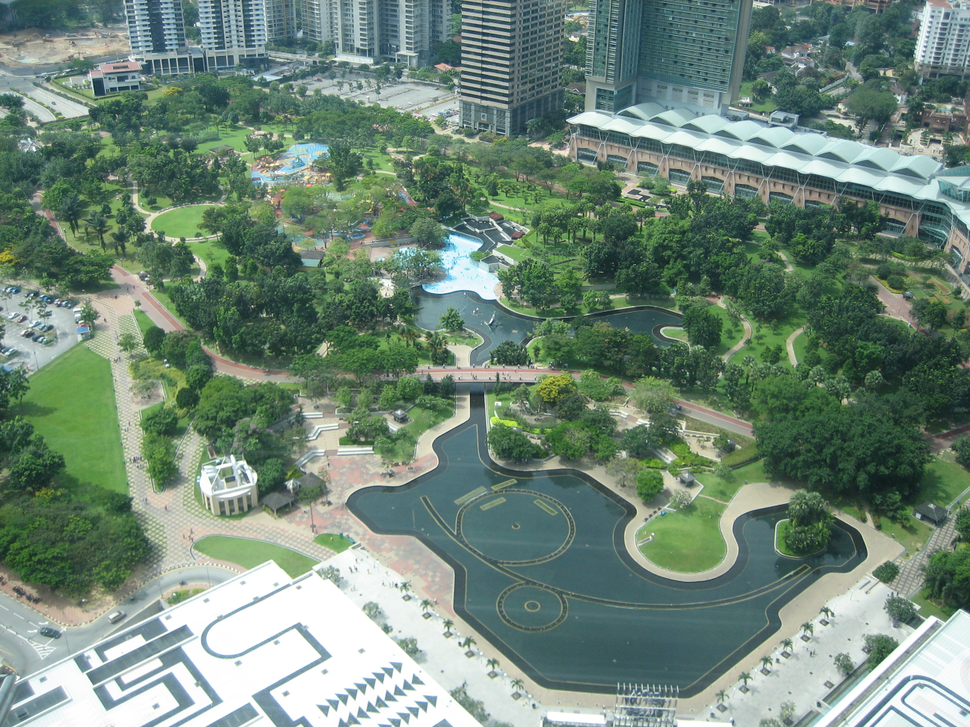
#> input picture 视觉/XLwork/XL4/klcc_a.png, 970 x 727 px, shrunk from 1296 x 972 before the run, found by its file name
$ python XL4_2.py
#> lines starting #> are read from the running program, lines starting #| are printed output that depends on the picture; after the words box and inside, x2 and y2 are one past the last pixel; in counts of white or black regions, pixels touching at a corner belong together
import cv2
import numpy as np

# 全局变量
# 第几张图片   0  第一张   1 第二张
img_flag = 0

# 第一张图片
def on_EVENT_LBUTTONDOWN1(event, x, y,flags, param):
    # 点击三次，获得三个位置的坐标，销毁窗口
    if event == cv2.EVENT_LBUTTONDOWN:
        xy = "%d,%d" % (x, y)
        a.append(x)
        b.append(y)
        cv2.circle(img1, (x, y), 1, ( 0, 0,255), thickness=4)
        cv2.putText(img1, xy, (x, y), cv2.FONT_HERSHEY_PLAIN,1.0, (0, 0, 0), thickness=1)
        cv2.imshow("image1", img1)

# 第二张图片
def on_EVENT_LBUTTONDOWN2(event, x, y,flags, param):
    # 点击三次，获得三个位置的坐标，销毁窗口
    if event == cv2.EVENT_LBUTTONDOWN:
        xy = "%d,%d" % (x, y)
        a1.append(x)
        b1.append(y)
        cv2.circle(img2, (x, y), 1, (255, 0, 0), thickness=4)
        cv2.putText(img2, xy, (x, y), cv2.FONT_HERSHEY_PLAIN,1.0, (0, 0, 0), thickness=1)
        cv2.imshow("image2", img2)

# 获取同名点对
def get_same_point(img_flag):
    # 第一张图片
    cv2.namedWindow("image1")
    cv2.setMouseCallback("image1", on_EVENT_LBUTTONDOWN1)
    cv2.imshow("image1", img1)
    cv2.waitKey(0)
    cv2.destroyAllWindows()

    # 第二张图片
    cv2.namedWindow("image2")
    cv2.setMouseCallback("image2", on_EVENT_LBUTTONDOWN2)
    cv2.imshow("image2", img2)
    cv2.waitKey(0)
    cv2.destroyAllWindows()

    # [4 lines of commented-out code are left out]

    len_1 = len(a)

    img_sq_1 = np.ones((len_1,3),dtype='int')
    img_sq_2 = np.ones((len_1,2), dtype='int')

    img_sq_1[:,0] = a[:]
    img_sq_1[:,1] = b[:]

    img_sq_2[:,0] = a1[:]
    img_sq_2[:,1] = b1[:]

    print(img_sq_1)
    print(img_sq_2)

    return img_sq_1,img_sq_2

if __name__ == '__main__':
    # 分表保存第一张图片与第二张图片的同名点对
    # 记录同名点对
    # 第一张图片
    a,b = [], []
    # 第二张图片
    a1, b1 = [], []


    img1 = cv2.imread(r'T:\imgs\XL4\klcc_a.png')
#> img1 is the input picture: shape (727, 970, 3); mean B, G, R 120.6, 135.4, 112.8
    img2 = cv2.imread(r"T:\imgs\XL4\klcc_b.png")
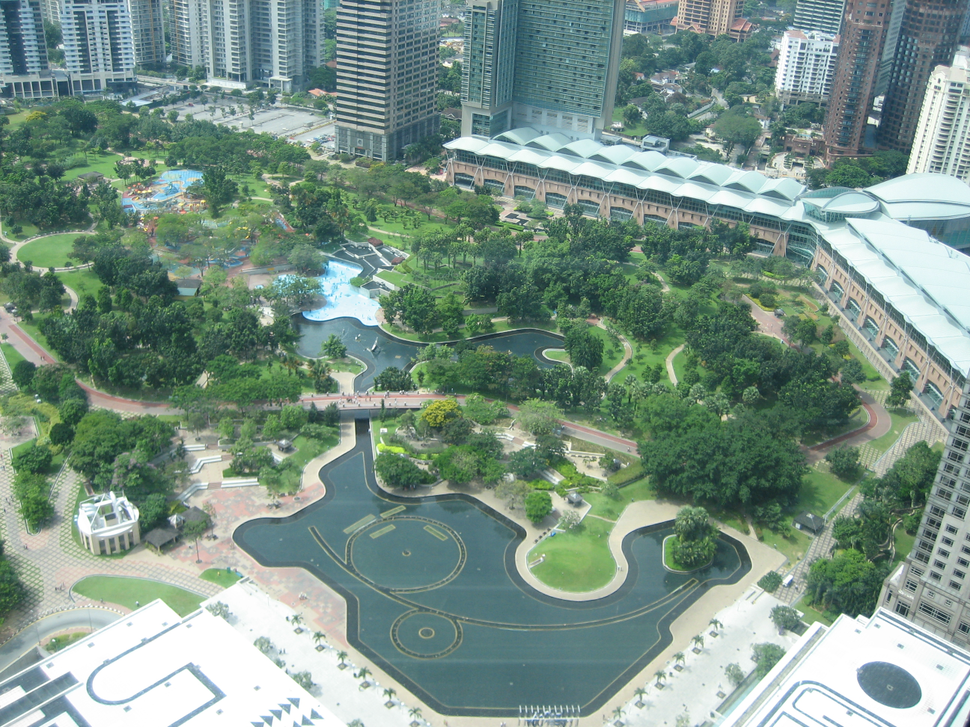
#> input picture 视觉/XLwork/XL4/klcc_b.png, 970 x 727 px, shrunk from 1296 x 972 before the run, found by its file name
#> img2 is the input picture: shape (727, 970, 3); mean B, G, R 135.7, 147.1, 123.1

    img1_copy = img1[:]
    img2_copy = img2[:]

    # img_sq_1, img_sq_2 = get_same_point(img_flag)

    # 获取同点对
    img_sq_1,img_sq_2 = get_same_point(img_flag)

    """
    [[318 250   1]
     [153 318   1]
     [344 351   1]]
    [[243 270]
     [ 74 342]
     [272 369]]


    # 为了避免重复获取同点对，所以直接获取，后期删了
    X = np.mat([[318,250,1],[153,318,1],[344,351,1]])
    U = np.mat([[243,270],[ 74,342],[272,369]])
    """

    X = np.mat(img_sq_1)
    U = np.mat(img_sq_2)

    # 前A
    A = np.dot(X.I,U)
    print(A)

    # 因为当时画图的时候，图像已经被修改，所以，恢复原图像
    img1 = img1_copy[:]
    img2 = img2_copy[:]

    M1,N1 = img1.shape[0],img1.shape[1]
#> M1 = 727; N1 = 970
    M2, N2 = img2.shape[0], img2.shape[1]
#> M2 = 727; N2 = 970

    img1_cnt = img1[:]
    img2_cnt = img2[:]

    # 建立一个大型图片
    # 确定变换后的图片坐标

    # 变换后图片的坐标 X
    save_img2 = []
    for x in range(M1):
        for y in range(N1):
            cnt_sq = np.array([x, y, 1]).dot(A)
            cnt_sq = [int(cnt_sq.tolist()[0][0]),int(cnt_sq.tolist()[0][1])]
            save_img2.append(cnt_sq)


    # 参考图片  U
    save_img1 = []
    for x in range(M2):
        for y in range(N2):
            save_img1.append([x,y])

    save_img1 = np.array(save_img1)

    # 找变换后的图片的最小坐标
    save_img2=np.array(save_img2)
    min_h = np.min(save_img2,axis=1)

    # 记录x,y 最小坐标
    x_min,y_min = min_h[0],min_h[1]
#> x_min = 0; y_min = 0

    img3 = np.zeros([1000,1000, 3], np.uint8)

    save_img1_1 = save_img1[:]
    save_img2_1 = save_img2[:]

    if x_min<0:
        cnt = abs(x_min)
        for i in range(len(save_img1)):
            save_img1[i][0]+=cnt
        for i in range(len(save_img2)):
            save_img2[i][0]+=cnt

    if y_min<0:
        cnt = abs(y_min)
        for i in range(len(save_img1)):
            save_img1[i][1]+=cnt
        for i in range(len(save_img2)):
            save_img2[i][1]+=cnt

    # print(save_img1_1)
    # print(save_img2_1)


    for i in range(len(save_img1)):
        try:
            img3[save_img1_1[i][0],save_img1_1[i][1]]=img1[save_img1[i][0],save_img1[i][1]]
        except:
            # img3[save_img1_1[i][0], save_img1_1[i][1]] = img1[save_img1[i][0]-1, save_img1[i][1]-1]
            continue
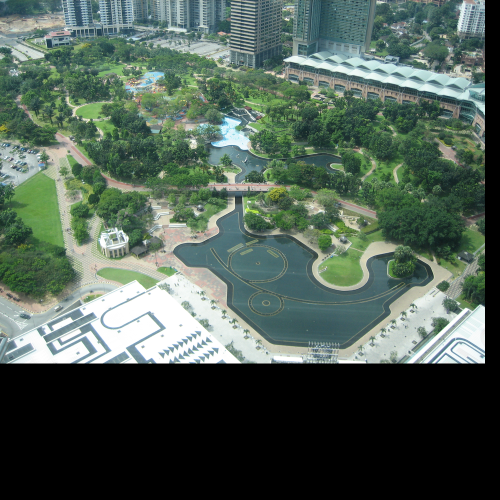
#> img3: shape (1000, 1000, 3) (shown at 1/2 size); mean B, G, R 85, 95.5, 79.5

    for i in range(len(save_img2)):
        try:
            img3[save_img2_1[i][0],save_img2_1[i][1]]=img2[save_img2[i][0],save_img2[i][1]]
        except:
            #img3[save_img1_1[i][0], save_img1_1[i][1]] = img1[save_img2[i][0]-1, save_img2[i][1]-1]
            continue
#> img3: shape (1000, 1000, 3); under 0.01% of pixels changed, all inside (x1, y1, x2, y2) = (0, 0, 1, 1)

    cv2.imshow("3",img3)
    cv2.waitKey(0)
